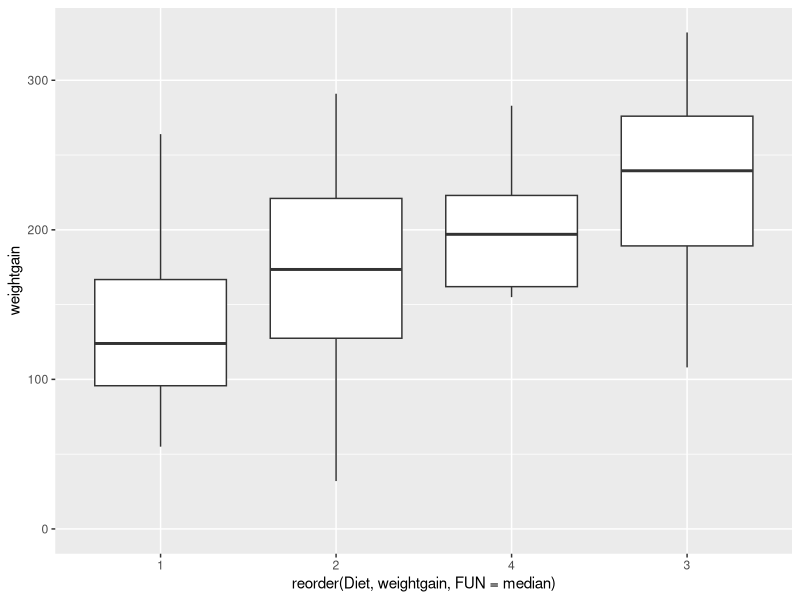
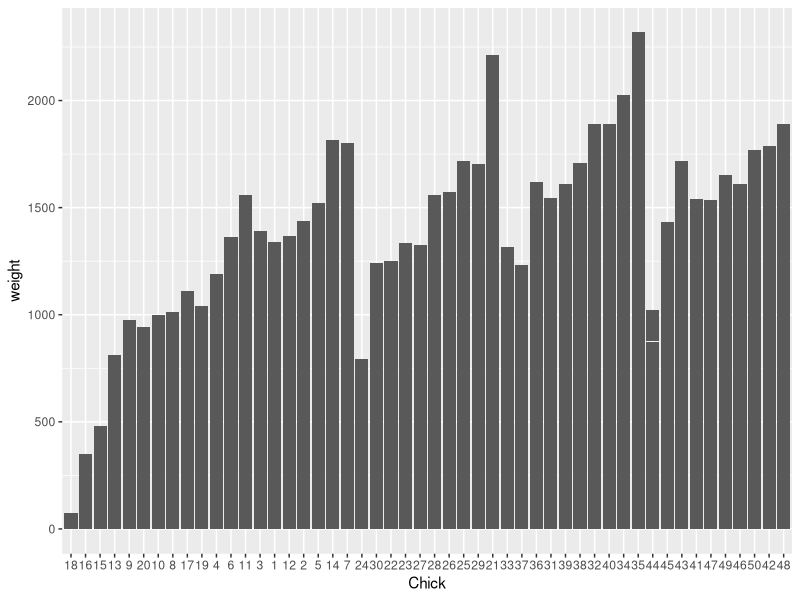
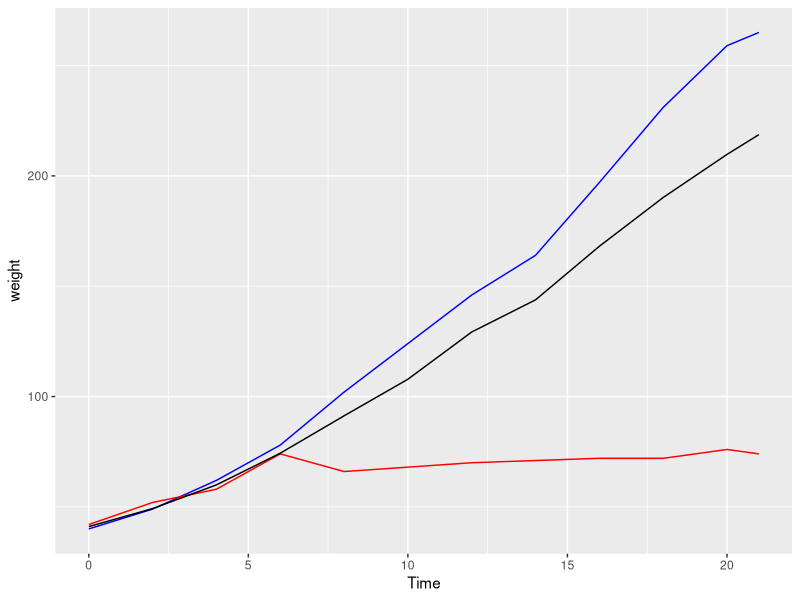

The R source for these figures, in order:
## ---- chunk 1
library(datasets)
library(dplyr)
library(ggplot2)
?ChickWeight
## ---- chunk 2
weight0 <- ChickWeight %>%
  group_by(Diet) %>%
  summarize(avg = mean(weight), sd= sd(weight))
  

print(weight0)
## ---- chunk 3
complete <- ChickWeight %>%
  group_by(Chick) %>%
  mutate(num_measurements=n()) %>%
  filter(num_measurements > 11)

# complete <- ungroup(complete) ...based off of piazza i don't think we need to ungroup here 
print(head(complete,3))

## ---- chunk 4

complete <- ungroup(complete)
foo <- complete %>%
  group_by(Chick) %>%
  mutate(weightgain = weight - weight[Time == 0.0])

print(head(foo, 3))

## ---- chunk 5

foo2 <- foo %>% filter(Time == 21)

p <- ggplot(foo2, aes(x=reorder(Diet, weightgain, FUN = median), y=weightgain)) + geom_boxplot() + expand_limits(y=0)

print(p) 
## ---- chunk 6
# Numerical Analysis
foo3 <- foo2 %>%
  arrange(weightgain)

least_weight_gained <- head(foo3, 1)
most_weight_gained <- tail(foo3,1) 
print(least_weight_gained)
print(most_weight_gained)

# Graphical Analysis

p<-ggplot(data=ChickWeight, aes(x=Chick, y=weight)) +
  geom_bar(stat="identity")
print(p)
## ---- chunk 7

all_peeps <- complete %>%
  group_by(Chick) %>%
  filter(Time == 0) %>%
  arrange(weight)

# Chick 25 and Chick 24

small_peep <- complete %>%
  filter(Chick == 25)

large_peep <- complete %>%
  filter(Chick == 24)

avg_weight <- ChickWeight %>%
  group_by(Time) %>%
  mutate(avg_weight = mean(weight))
  

ggplot() + 
  geom_line(data = small_peep, aes(x = Time, y = weight), color = "blue") +
  geom_line(data = large_peep, aes(x = Time, y = weight), color = "red") + 
  # 7
  geom_line(data = avg_weight, aes(x = Time, y = avg_weight), color = "black")


